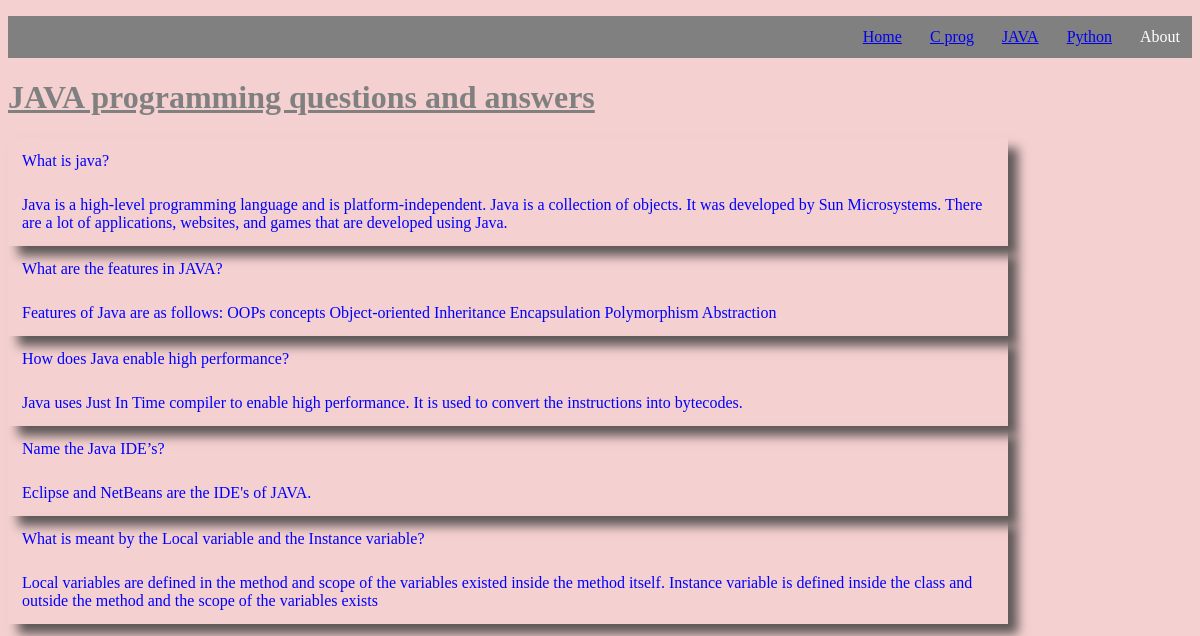
The page /java/ on the database its author committed.
### myapp/models.py (models this page shows, shortened)
class Qaa(models.Model):
    la=(('j','java'),('p','python'),('c','C prog'))
    lang=models.CharField(max_length=1,choices=la)
    question=models.CharField(max_length=300)
    ans=models.TextField()

### myapp/views.py (the view)
# urls.py: path('java/', views.java,name="java"),
def java(request):
    data=Qaa.objects.all()
    params={'da':data}
    return render(request,'java.html',params)

### templates/java.html (shortened to what this page needs)
{% load static %}
<!DOCTYPE html>
<html>
    <head>
        <link rel="stylesheet" type="text/css" href='{% static "mystyle.css" %}'>
    </head>
    <body id = "mybody" style="background-color:rgb(245, 208, 208)">
        <div id = 'mymenu'>
            <ul>
                <li> <a href={% url 'home' %}>Home</a> </li>
                <li> <a href={% url 'cprog' %}> C prog </a></li>
                <li> <a href={% url 'java' %}>JAVA </a></li>
                <li> <a href={% url 'python' %}>Python </a></li>
               <li> About </li>
            </ul>
        </div>
        <div id = "first">
            <h1 style="color: gray;"><u>JAVA programming questions and answers</u></h1>
            {% for i in da %}
            {% if i.lang == 'j' %}
                <table cellpadding='12'>
                <tr>
                    <td>{{i.question}}</td>
                </tr>
                <tr>
                    <td>{{i.ans}}</td>
                </tr>
                </table>
                {% endif %}
                {% endfor %}
        </div>
    </body>
</html>

### static/mystyle.css (style rules this page uses)
#mymenu { background-color: gray; color: white; text-align: right; }
#mymenu ul li { display: inline-block; padding: 12px; }
#mybody { font-family: cursive; color: rgb(255, 176, 102); background-color: aqua; }
table { width: 1000px; box-shadow: 10px 10px 10px rgb(95, 88, 88); color: blue; align-items: center; }

### rows shown on the page
Qaa: question "What is java?", ans "Java is a high-level programming language and is platform-independent. Java is a collection of objects. It was developed by Sun Microsystems. There are a lot of applications, websites, and games that are developed using Java."
Qaa: question "What are the features in JAVA?", ans "Features of Java are as follows: OOPs concepts Object-oriented Inheritance Encapsulation Polymorphism Abstraction"
Qaa: question "How does Java enable high performance?", ans "Java uses Just In Time compiler to enable high performance. It is used to convert the instructions into bytecodes."
Qaa: question "Name the Java IDE’s?", ans "Eclipse and NetBeans are the IDE's of JAVA."
Qaa: question "What is meant by the Local variable and the Instance variable?", ans "Local variables are defined in the method and scope of the variables existed inside the method itself. Instance variable is defined inside the class and outside the method and the scope of the variables exists"
